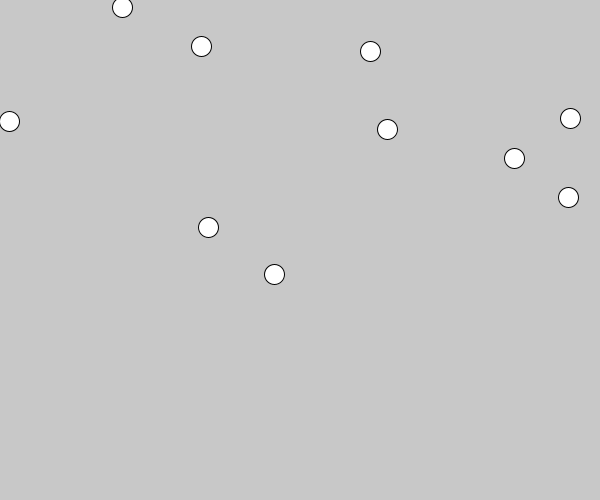
Frame 1 (no input)
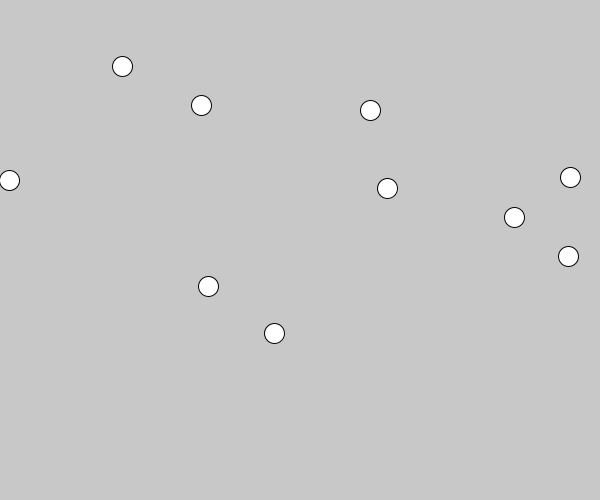
Frame 60 (the mouse pressed at the canvas centre just before this capture)
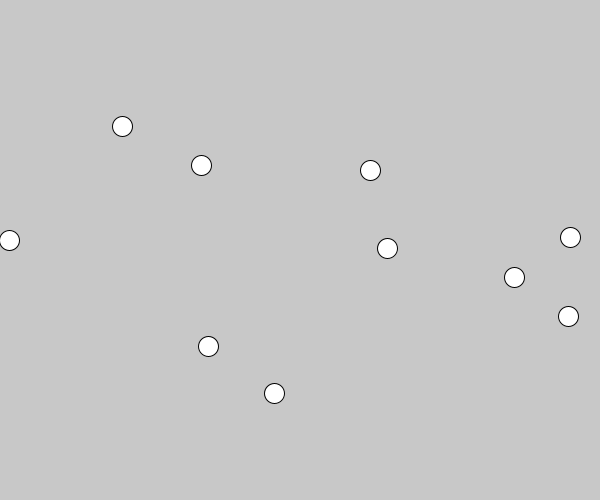
Frame 120 (the mouse held since frame 60 and released just before this capture)

The Processing sketch that drew these frames (run headless with seeded random() and noise(); from frame 60 on, the mouse is pressed at the canvas centre):

// Processing sketch: arrays11
// ── arrays11.pde
float[] xs = new float[10];
float[] ys = new float[10];

void setup() {
  size(600, 500);
  for (int i = 0; i < 10; i++) {
    xs[i] = random(width);
    ys[i] = random(height);
  }
}

void draw() {
  background(200);

  for (int i = 0; i < 10; i++) {
    circle(xs[i], ys[i], 20);
    ys[i] += 1;
  }
}
